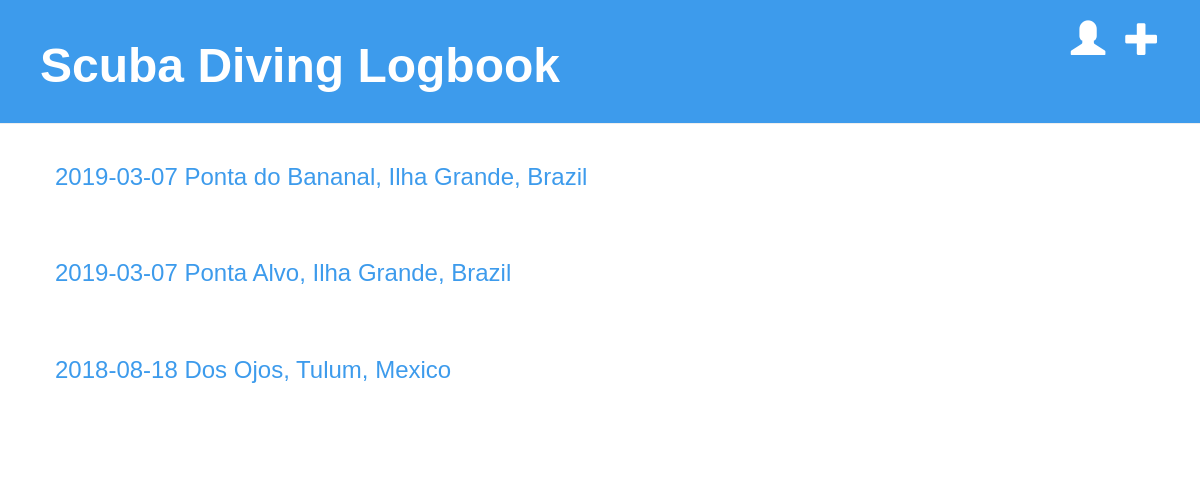
The page / on the database its author committed.
### logbook/models.py (models this page shows)
class Dive(models.Model):
    diver = models.ForeignKey(Diver, on_delete=models.CASCADE, related_name='dives')
    location = models.CharField(max_length=100)
    date = models.DateField()
    start_time = models.TimeField()
    duration = models.DurationField()
    max_depth = models.IntegerField()
    buddy_name = models.CharField(max_length=100)
    log_text = models.TextField()
    created_date = models.DateTimeField(default=timezone.now)
    def __str__(self):
        return '%s %s' % (self.date, self.location)

### logbook/views.py (the view)
# urls.py: path('', views.dive_list, name='dive_list'),
def dive_list(request):
    dives = Dive.objects.all().order_by('-date', '-start_time')
    return render(request, 'logbook/dive_list.html', {'dives': dives})

### logbook/templates/logbook/dive_list.html
{% extends 'logbook/base.html' %}
{% block content %}
    {% for dive in dives %}
        <div class="dive">
            <h3><a href="{% url 'dive_detail' pk=dive.pk %}">{{ dive }}</a></h3>
        </div>
    {% endfor %}
{% endblock %}

### logbook/static/css/logbook.css (style rules this page uses)
h2, h3, h4 { font-family: 'Noto', sans-serif; }
h2 a, h3 a { color: #3D9BEC; }
.dive { margin-bottom: 70px; }

### rows shown on the page
Dive: date+location "2019-03-07 Ponta do Bananal, Ilha Grande, Brazil"
Dive: date+location "2019-03-07 Ponta Alvo, Ilha Grande, Brazil"
Dive: date+location "2018-08-18 Dos Ojos, Tulum, Mexico"
